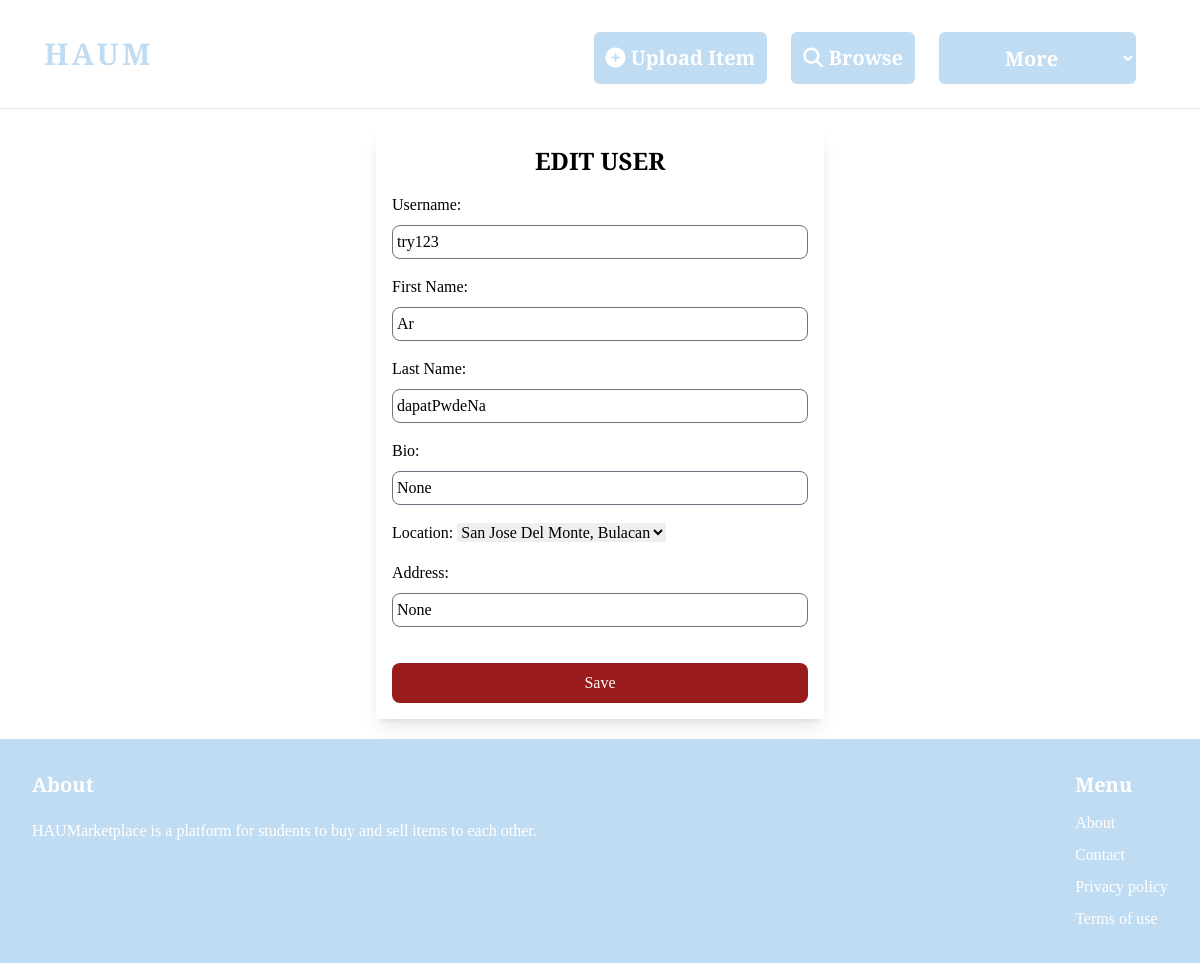
The app's page /dashboard/32/edit_user/ (signed in), older data.
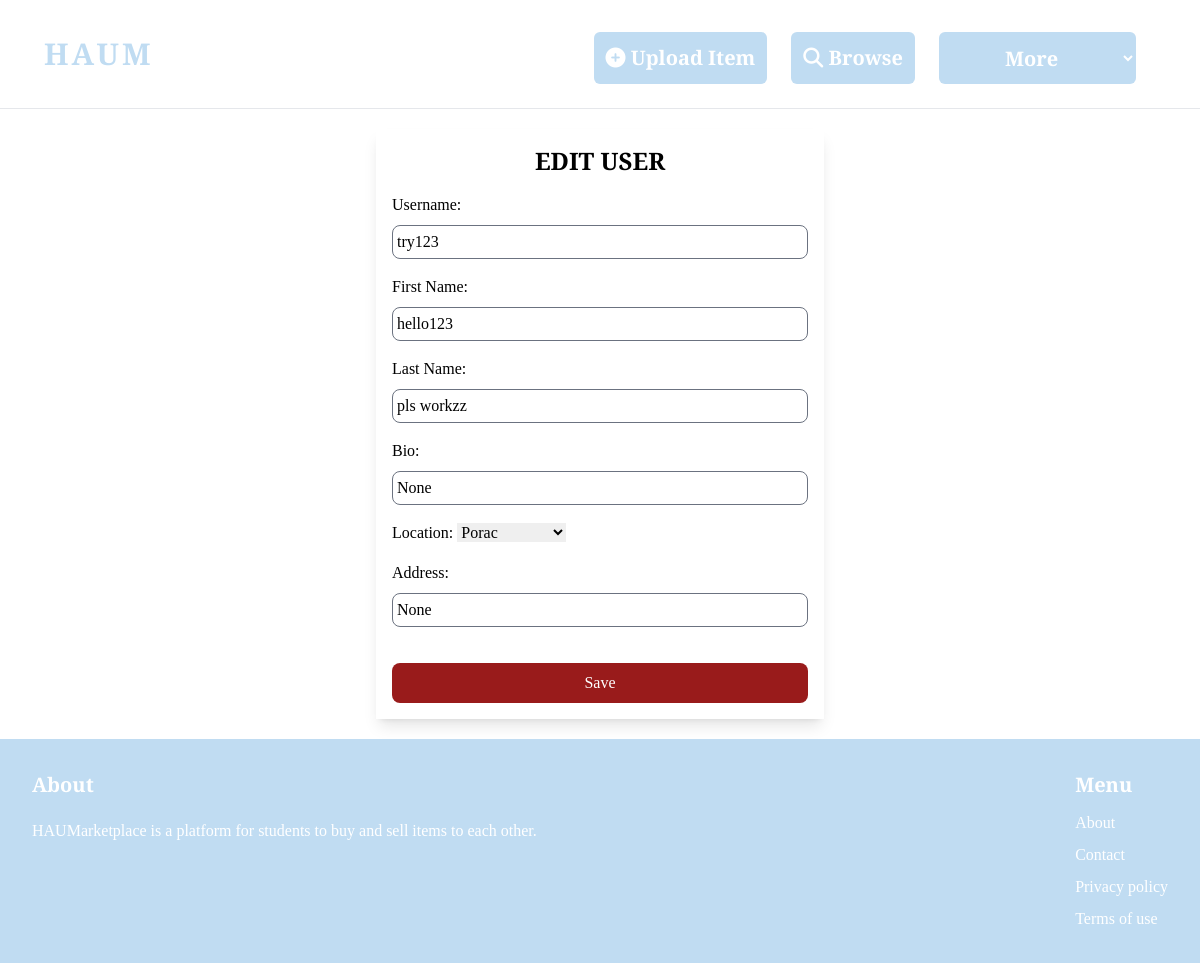
The same page, newer data.
### profile/models.py (models this page shows, shortened)
class Profile(models.Model):
    color = ColorField(default='#720026')
    font_preference = models.CharField(max_length=50, default='Default')
    user = models.OneToOneField(User, on_delete=models.CASCADE)
    image = models.ImageField(default='default.jpg', upload_to='profile_pics')
    bio = models.CharField(max_length=200, null=True, blank=True)
    first_name = models.CharField(max_length=30, blank=True, null=True)
    last_name = models.CharField(max_length=30, blank=True, null=True)
    location = models.ForeignKey(Location, on_delete=models.CASCADE, null=True, blank=True)
    address = models.CharField(max_length=300, null=True, blank=True)
    upvotes = models.PositiveIntegerField(default=0)
    downvotes = models.PositiveIntegerField(default=0)
    def __str__(self):
        return f'{self.user.username} Profile'

### dashboard/views.py (the view)
# urls.py: path('<int:user_id>/edit_user/', views.edit_user, name='edit_user'),
def edit_user(request, user_id):
    print(user_id)
    instance = User.objects.get(pk=user_id)
    if request.user.is_superuser:
        user = get_object_or_404(Profile, user=instance)
        print(user)
        if request.method == 'POST':
            form = EditUserForm(request.POST, instance=user)
            user_form = UserUpdateForm(request.POST, instance=instance)
            if form.is_valid() and user_form.is_valid():
                user = form.save()
                user.is_active = True
                user.save()
                user_form.save()
                return redirect('dashboard:index_d')
        else:
            form = EditUserForm(instance=user)
            user_form = UserUpdateForm(instance=instance)
            context = {
                'form': form,
                'user_form': user_form,
            }
        return render(request, 'dashboard/edit_user.html', context)
    else:
        raise Http404("Permission denied")

### dashboard/forms.py
class EditUserForm(UserChangeForm):
    class Meta:
        model = Profile
        fields = (
            'first_name',
            'last_name',
            'bio',
            'location',
            'address',
        )

### profile/forms.py
class UserUpdateForm(forms.ModelForm):
    class Meta:
        model = User
        fields = ['username']

### profile/models.py (called while the page is built)
    def __str__(self):
        return self.name

### templates/dashboard/edit_user.html (shortened to what this page needs)
{% extends "core/base.html" %}
{% block content %}
    <div class="container mx-auto p-4 max-w-md shadow-lg">
        <h2 class="text-2xl font-bold text-center mb-4 uppercase">Edit User</h2>
        <form method="post">
            <div class="mb-4">
                <label for="id_first_name" class="text-black">Username:</label>
                <div class="border border-gray-500 rounded-lg p-1 mt-2">{{ user_form.username }}</div>
            </div>
            <div class="mb-4">
                <label for="id_first_name" class="text-black">First Name:</label>
                <div class="border border-gray-500 rounded-lg p-1 mt-2">{{ form.first_name }}</div>
            </div>
            <div class="mb-4">
                <label for="id_last_name" class="text-black">Last Name:</label>
                <div class="border border-gray-500 rounded-lg p-1 mt-2">{{ form.last_name }}</div>
            </div>
            <div class="mb-4">
                <label for="id_bio" class="text-black">Bio:</label>
                <div class="border border-gray-500 rounded-lg p-1 mt-2">{{ form.bio }}</div>
            </div>
            <div class="mb-4">
                <label for="id_location" class="text-black">Location:</label>
                {{ form.location }}
            </div>
            <div class="mb-4">
                <label for="id_address" class="text-black">Address:</label>
                <div class="border border-gray-500 rounded-lg p-1 mt-2">{{ form.address }}</div>
            </div>
            <button type="submit" class="mt-5 bg-red-800 text-white px-4 py-2 rounded-lg w-full hover:bg-red-900" style="background: {{ user.profile.colors }}">
                Save
            </button>
        </form>
    </div>
{% endblock %}

Row changes from the older to the newer data that the page shows:
changed Profile "None": first_name "Ar" → "hello123"; last_name "dapatPwdeNa" → "pls workzz"; location "San Jose Del Monte, Bulacan" → "Porac"
